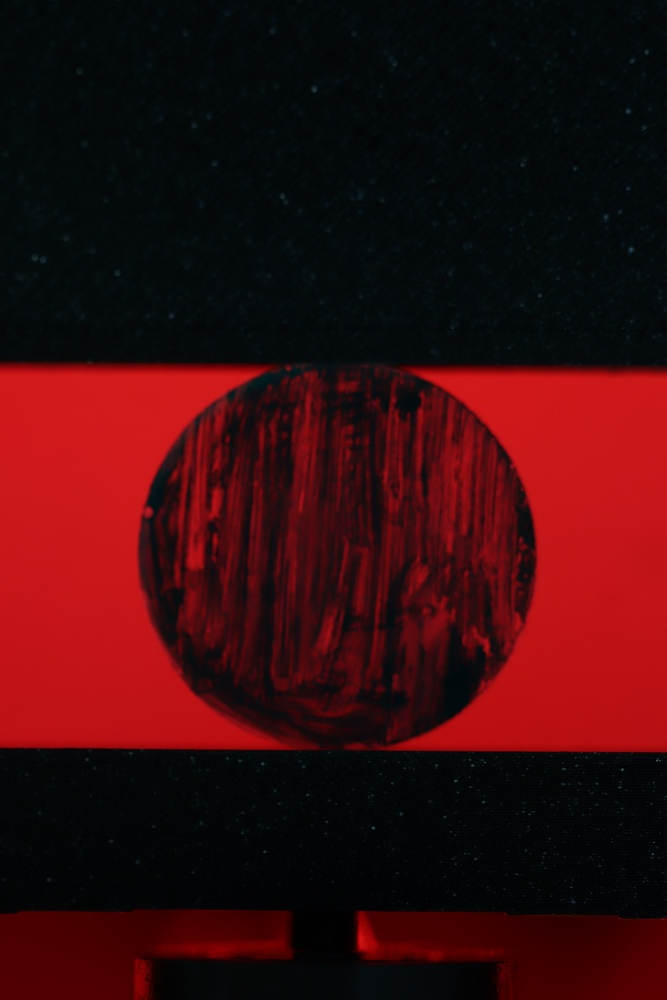
#> input picture jakob/images/IMG_0004.JPG, 667 x 1000 px, shrunk from 4000 x 6000 before the run, found by its file name
$ python particle_read.py
#> lines starting #> are read from the running program, lines starting #| are printed output that depends on the picture

# Read the example image from the PeGS2.0 solver to check why their particle detection image is grey
# when they are working with the red channel in the particle_detection

import cv2
import numpy as np
import matplotlib.pyplot as plt

def main():
    print("Hello Sunshine :)")

    image_dir   = r'C:\Users\Jakob\ETH\Reasearch_Assistance_LESE\repos\LESE_PeGS2\jakob\images'
    image_name  = r'\IMG_0004.JPG'

    image = image_dir + image_name
    image_bgr = cv2.imread(image, 1)
#> image_bgr is the input picture: shape (1000, 667, 3); mean B, G, R 13.3, 10.8, 57.7
    image_rgb = cv2.cvtColor(image_bgr, cv2.COLOR_BGR2RGB)
    shape = image_rgb.shape
#> shape = (1000, 667, 3)
    dtype = image_rgb.dtype

    basic_inspection = (shape, dtype)
    print(basic_inspection)
#| ((1000, 667, 3), dtype('uint8'))

    plt.imshow(image_rgb)
    # plt.show()

    image_red   = image_rgb[:,:,0]
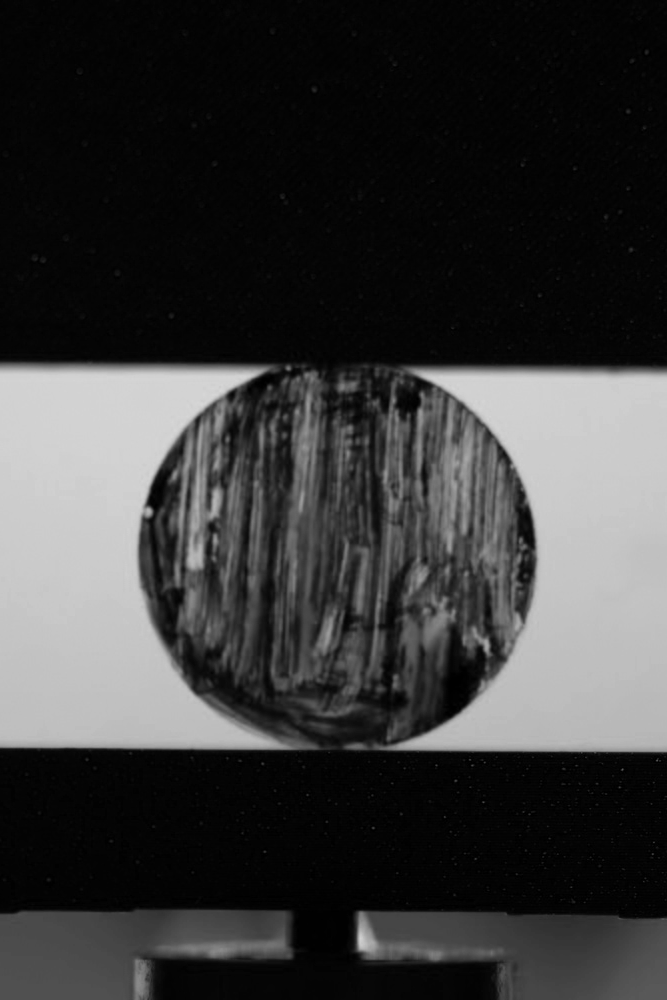
#> image_red: shape (1000, 667); min 0, max 215, mean 57.7
    image_green = image_rgb[:,:,1]
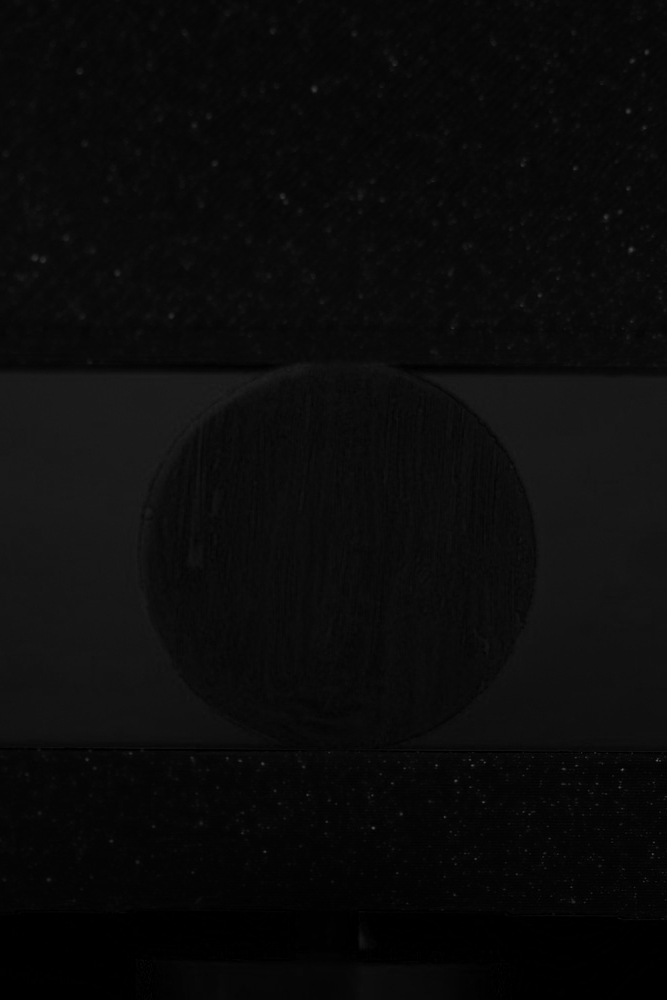
#> image_green: shape (1000, 667); min 0, max 97, mean 10.8
    image_blue  = image_rgb[:,:,2]

    # image_red_grey = np.dot(image_rgb[...,:3], [0.2989, 0.5870, 0.1140])

    image_red_2 = np.array(image_red) - 0.10*np.array(image_green) - 0.25*np.array(image_blue)
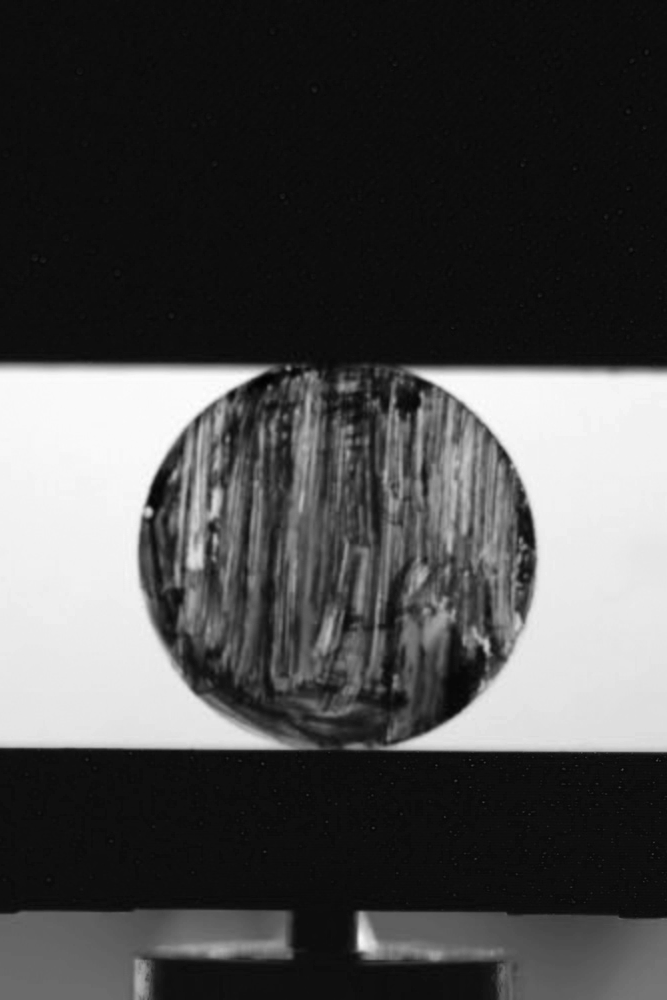
#> image_red_2: shape (1000, 667) float64; min -11.1, max 205.3, mean 53.3; drawn with min black and max white
    print(type(image_red))
#| <class 'numpy.ndarray'>
    print(image_green[0].shape)
#| (667,)

    plt.imshow(image_red, cmap='gray')
    plt.savefig(image_dir + r'\red_channel')
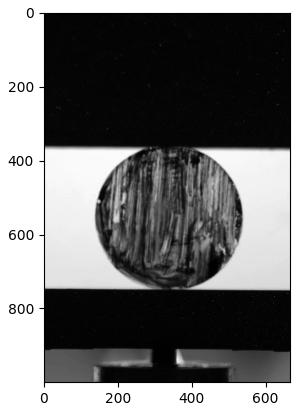
#> figure drawn by matplotlib, 1 panel
    # plt.show()
    plt.imshow(image_red_2)
    plt.savefig(image_dir + r'\red_channel_2')
    # plt.show()
    plt.imshow(image_green)
    plt.savefig(image_dir + r'\green_channel.png')
    plt.imshow(image_blue)
    plt.savefig(image_dir + r'\blue_channel.png')

    # plt.imshow(image_red_grey, cmap='grey')
    # plt.imshow(image_rgb, cmap='grey')
    # plt.show()

if __name__ == "__main__":
    main()

$ run again, with jakob/images/Step09-0001.png saved as jakob/images/IMG_0004.JPG
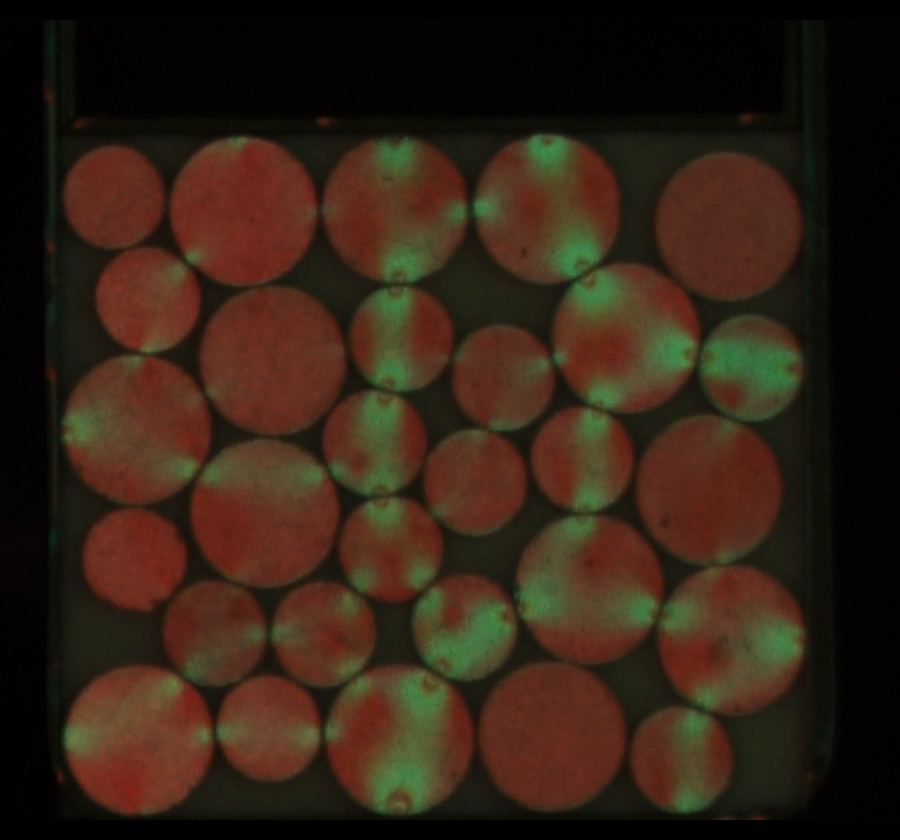
#> input picture jakob/images/Step09-0001.png, 900 x 840 px, found by its file name
#> in main, image_bgr is the input picture: shape (840, 900, 3); mean B, G, R 21.6, 34.5, 51.3
#| ((840, 900, 3), dtype('uint8'))
#> in main, `image_blue  = image_rgb[:,:,2]`:
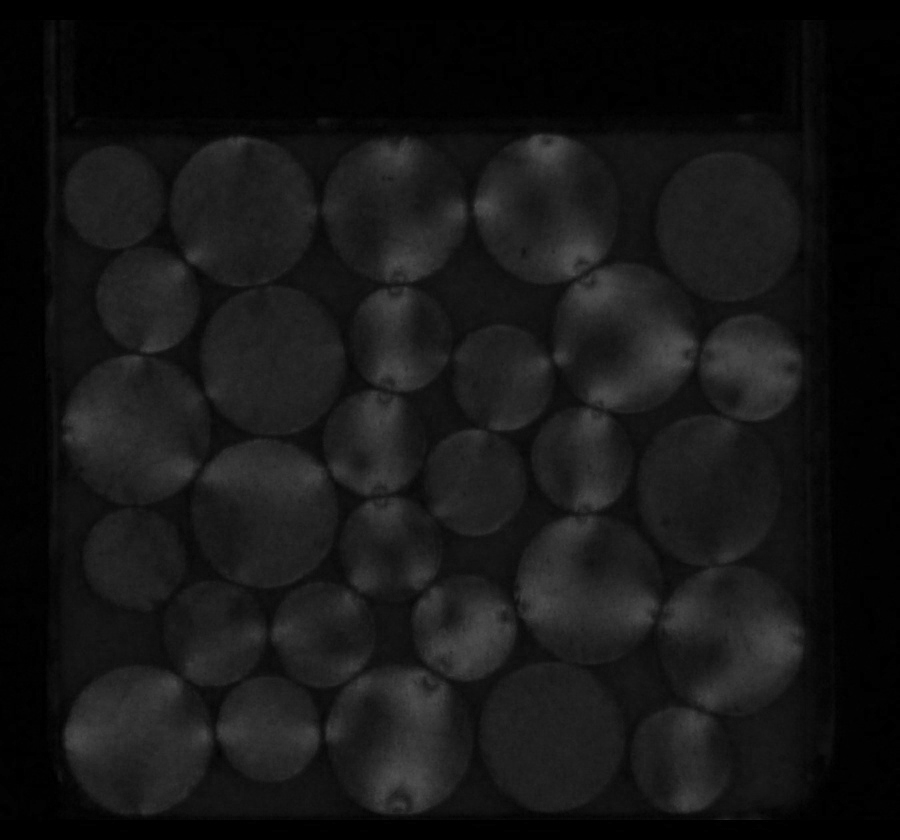
#> image_blue: shape (840, 900); min 0, max 82, mean 21.6
#> in main, `image_red_2 = np.array(image_red) - 0.10*np.array(image_green) - 0.25*..`:
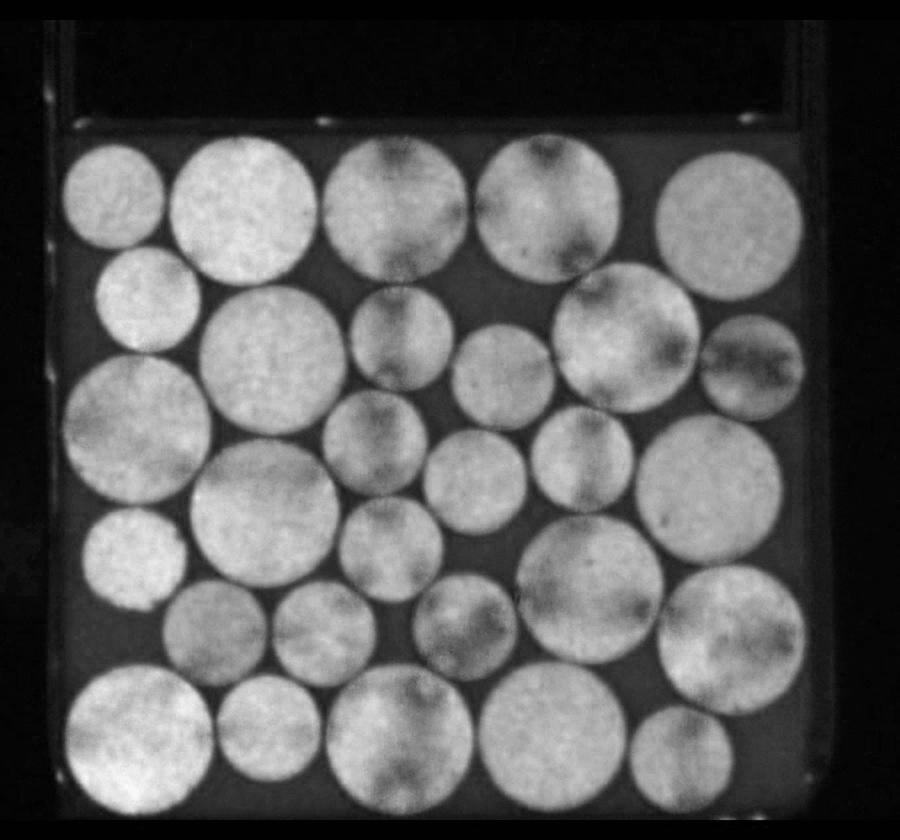
#> image_red_2: shape (840, 900) float64; min -0.85, max 119.3, mean 42.4; drawn with min black and max white
#| <class 'numpy.ndarray'>
#| (900,)
